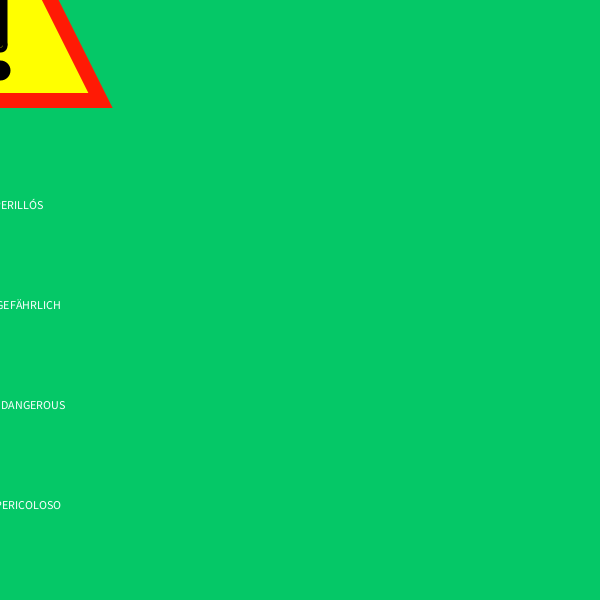
Frame 1 (no input)
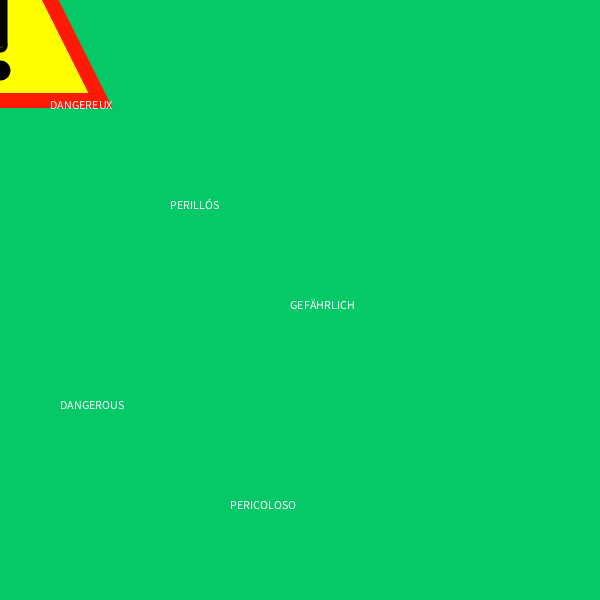
Frame 60 (the mouse pressed at the canvas centre just before this capture)
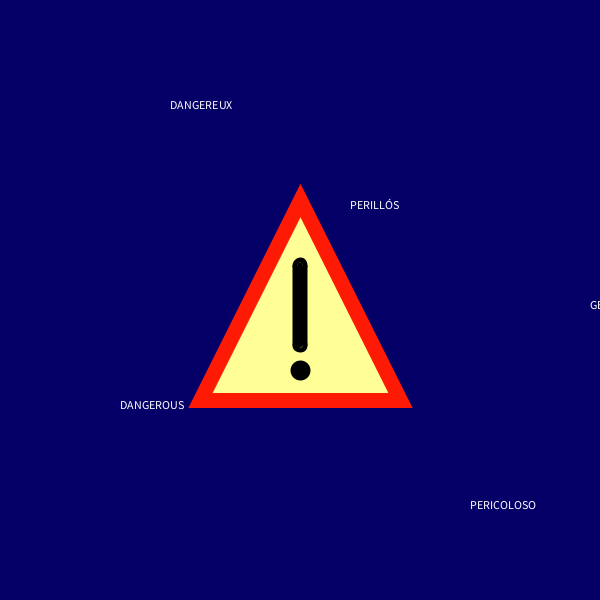
Frame 120 (the mouse held since frame 60 and released just before this capture)

The Processing sketch that drew these frames (run headless with seeded random() and noise(); from frame 60 on, the mouse is pressed at the canvas centre):

// Processing sketch: processing_96267
// ── processing_96267.pde

/*JÚLIA DUCAT HINOJOSA
P2_b INFORMÀTICA
2n GEDI
ANNA MARIA DEL CORRA*/
 

//DECLARACIÓ DE VERIABLE

int x;
int x1;
int x2;
int x3;
int x4;
color colorX;

//CONFIGURACIÓ DE LA PÀGINA
void setup()
{
  size(600,600);//mides generals
}

//CONFIGURACIÓ DIBUIX
void draw(){
  
  //COLOR DE FONS
  colorX=color(5,200-mouseX,103);
  background(colorX);
  
  fill(255,255,mouseX/2);//Triangle blanc
  stroke(255,26,5);//color vermell
  strokeWeight(15);
  triangle(mouseX,mouseY-100,mouseX-100,mouseY+100,mouseX+100,mouseY+100);//Triangle que segueixi el mouse
  
  //signe exclamatiu del triangle
  fill(0);
  stroke(0);
  strokeWeight(10);
  rect(mouseX-2.5,mouseY-30,5,70); //pal exclamació
  ellipse(mouseX,mouseY-35,5,5);//pal exclamació
  ellipse(mouseX,mouseY+45,5,5);//pal exclamació
  ellipse(mouseX,mouseY+70,10,10);//circumferència exclamació
  

//CONFIGURACIÓ TEXTOS
//velocitats textos  
x=x+1;
x1=x1+2; 
x2=x2+3;
x3=x3+4;
x4=x4+5;

fill(255,255,255); 

 text("DANGEROUS",x,400,200,500);
 text("DANGEREUX",x1-70,100,200,500);
 text("PERILLÓS",x2-10,200,200,500);
 text("PERICOLOSO",x3-10,500,200,500);
 text("GEFÄHRLICH",x4-10,300,200,500);


//CONFIGURACIÓ DEL MOVIMENT TEXTOS
if(x>width){
  x=0;
}

if(x1>width){
  x1=0;  
}

if(x2>width){
  x2=0;  

}

if(x3>width){
  x3=0;  
}

if(x4>width){
  x4=0;  
}

//OCULTAR EL CURSOR
noCursor();
}
